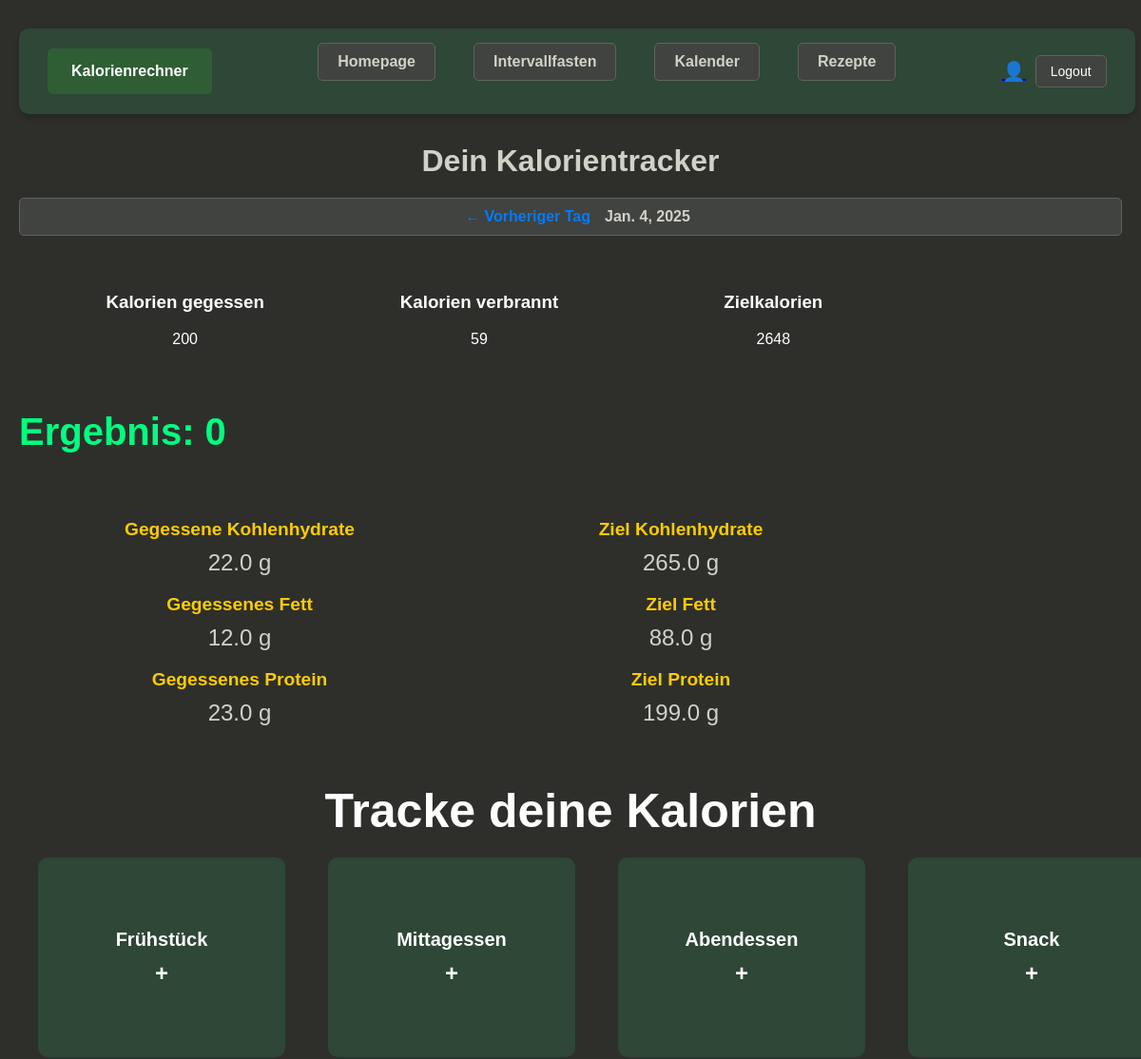
Page /trackerapp/ (signed in, upper part) on the earlier database version.
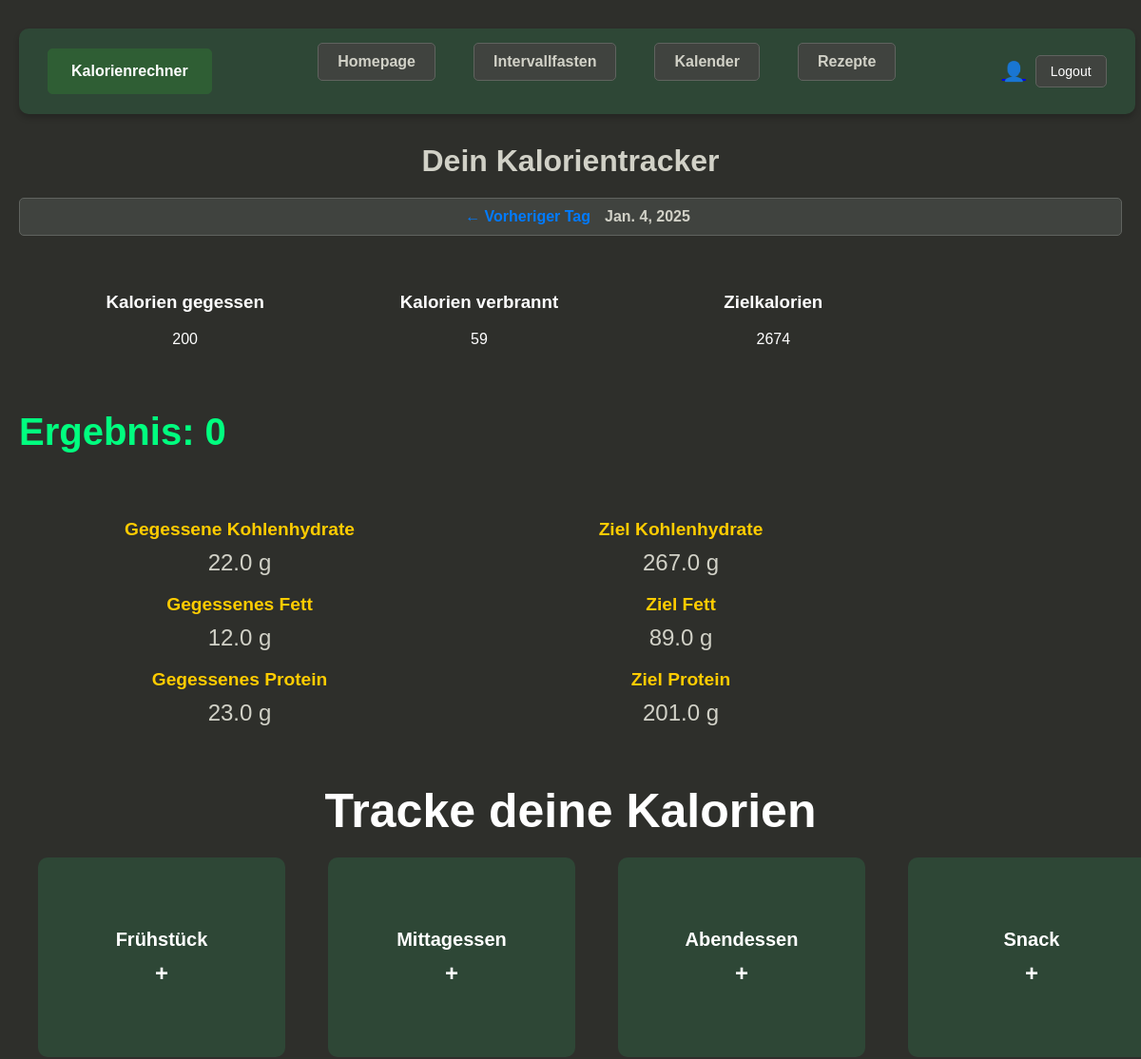
Same page on the later database version.
### trackerapp/models.py (models this page shows, shortened)
class DailyFood(models.Model):
    user = models.ForeignKey(User, on_delete=models.CASCADE)  # Beziehung zu User
    day = models.DateField(default=now)  # Datum
    calories_eaten = models.PositiveIntegerField(default=0)  # Gegessene Kalorien
    fat_eaten = models.FloatField(default=0)  # Gegessenes Fett
    carbohydrates_eaten = models.FloatField(default=0)  # Gegessene Kohlenhydrate
    protein_eaten = models.FloatField(default=0)  # Gegessenes Protein
    calories_burned = models.PositiveIntegerField(default=0)  # Verbrannte Kalorien
    daily_calorie_target = models.PositiveIntegerField(default=2000)  # Zielkalorien
    calorie_result = models.IntegerField(default=0)  # Ergebnis (Ziel - Verbrauch)
    fat = models.FloatField(default=0)  # Neues Feld (ersetzt eaten_fat)
    carbohydrates = models.FloatField(default=0)  # Neues Feld (ersetzt eaten_carbohydrates)
    protein = models.FloatField(default=0)  # Neues Feld (ersetzt eaten_protein)
    class Meta:
        unique_together = ('user', 'day')  # Sicherstellen, dass es pro User nur einen Eintrag pro Tag gibt

### trackerapp/views.py (the view, shortened to what this page needs)
# urls.py: path('trackerapp/', trackerapp_views.trackerapp, name='trackerapp'),
@login_required
def trackerapp(request):
    today = now().date()
    daily_food_today = DailyFood.objects.filter(user=request.user, day=today).first()
    selected_date = request.GET.get('date')
    if selected_date:
        try:
            selected_date = datetime.strptime(selected_date, '%Y-%m-%d').date()
        except ValueError:
            return redirect('trackerapp')
    else:
        selected_date = today
    if selected_date > today:
        return redirect('trackerapp')
    daily_food_entry = DailyFood.objects.filter(user=request.user, day=selected_date).first()
    prev_date = selected_date - timedelta(days=1)
    next_date = selected_date + timedelta(days=1) if selected_date < today else None
    context = {
        'daily_food_entry': daily_food_entry,
        'selected_date': selected_date,
        'prev_date': prev_date if prev_date <= today else None,  # Keine Navigation in die Zukunft
        'next_date': next_date,
        'today': today,
    }
    return render(request, 'trackerapp.html', context)

### trackerapp/templates/Trackerapp.html (shortened to what this page needs)
{% extends 'base.html' %}
{% block content %}
<h1>Dein Kalorientracker</h1>
<div class="navigation">
    {% if prev_date %}
        <a href="?date={{ prev_date|date:'Y-m-d' }}" class="nav-link">&larr; Vorheriger Tag</a>
    {% endif %}
    <span>{{ selected_date }}</span>
</div>
{% if daily_food_entry %}
    <div class="summary">
        <div>
            <h3>Kalorien gegessen</h3>
            <p>{{ daily_food_entry.calories_eaten }}</p>
        </div>
        <div>
            <h3>Kalorien verbrannt</h3>
            <p>{{ daily_food_entry.calories_burned }}</p>
        </div>
        <div>
            <h3>Zielkalorien</h3>
            <p>{{ daily_food_entry.daily_calorie_target }}</p>
        </div>
    </div>
    <div class="result">
        Ergebnis: {{ daily_food_entry.calorie_result }}
    </div>
    <div class="nutrients">
        <div>
            <h3>Gegessene Kohlenhydrate</h3>
            <p>{{ daily_food_entry.carbohydrates_eaten }} g</p>
            <h3>Gegessenes Fett</h3>
            <p>{{ daily_food_entry.fat_eaten }} g</p>
            <h3>Gegessenes Protein</h3>
            <p>{{ daily_food_entry.protein_eaten }} g</p>
        </div>
        <div>
            <h3>Ziel Kohlenhydrate</h3>
            <p>{{ daily_food_entry.carbohydrates }} g</p>
            <h3>Ziel Fett</h3>
            <p>{{ daily_food_entry.fat }} g</p>
            <h3>Ziel Protein</h3>
            <p>{{ daily_food_entry.protein }} g</p>
        </div>
    </div>
{% endif %}
{% include "tracker-function/food-tracker.html" %}
{% include "tracker-function/sport-tracker.html" %}
{% include "tracker-function/water-tracker.html" %}
{% endblock %}

Differences in the rows shown:
changed DailyFood: daily_calorie_target "2648" → "2674"; carbohydrates "265.0" → "267.0"; fat "88.0" → "89.0"; protein "199.0" → "201.0"
